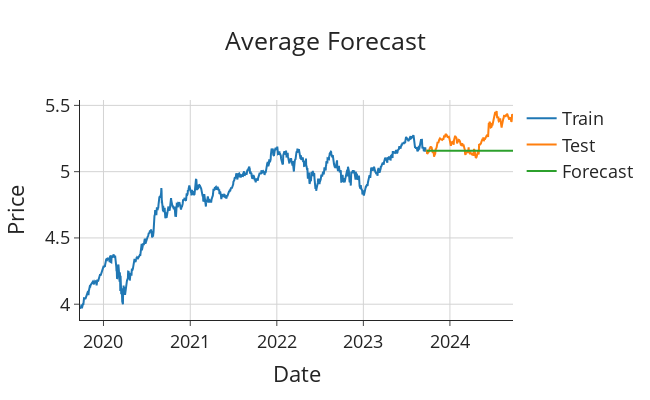

Notebook code for this chart:
### Code cell
#Naive Forecasting
naive_forecast = train.iloc[-1]
naive_forecast_series = pd.Series([naive_forecast] * len(test), index=test.index)
plot_forecast(naive_forecast_series,'Average Forecast')

### Figure 1 — Plotly figure (JSON) as saved in the notebook; plotly's stock layout.template omitted (floating-point values rounded to 4 significant figures; data arrays with more than 128 entries replaced by an {"elided": "..."} marker saying what was removed)
{"data": [{"name": "Train", "type": "scatter", "x": {"elided": "1007 str values"}, "y": {"elided": "1007 float values"}}, {"name": "Test", "type": "scatter", "x": {"elided": "251 str values"}, "y": {"elided": "251 float values"}}, {"mode": "lines", "name": "Forecast", "type": "scatter", "x": {"elided": "251 str values"}, "y": {"elided": "251 float values"}}], "layout": {"font": {"size": 18}, "height": 400, "title": {"text": "Average Forecast", "x": 0.5}, "width": 650, "xaxis": {"gridcolor": "LightGray", "showgrid": true, "title": {"text": "Date"}}, "yaxis": {"gridcolor": "LightGray", "showgrid": true, "title": {"text": "Price"}}}}
